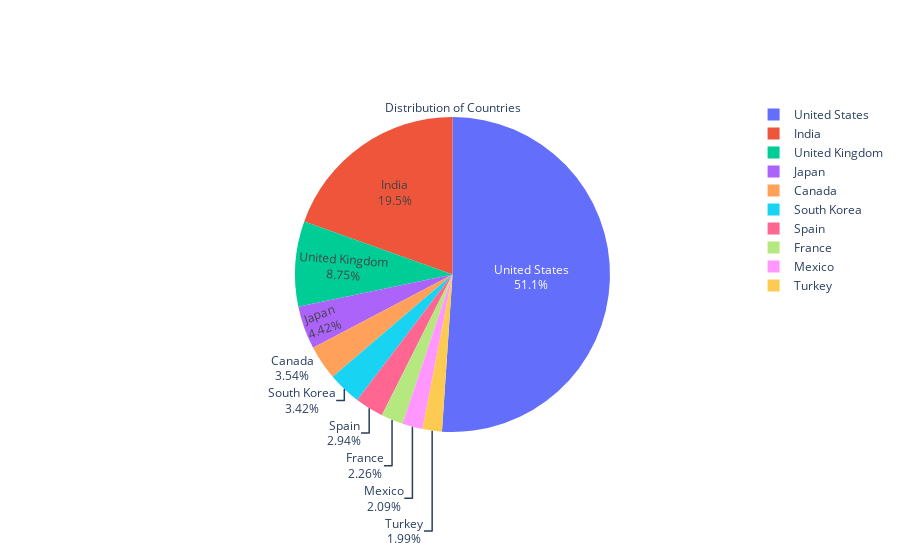

The notebook cell this image was saved under:
### Code cell
top_10 = df['country'].value_counts()[:10]
labels = top_10.index
values = top_10

trace = go.Pie(labels=labels, values=values, title = 'Distribution of Countries',textinfo='percent+label')

iplot([trace])

### Figure 1 — Plotly figure (JSON) as saved in the notebook; plotly's stock layout.template omitted (floating-point values rounded to 4 significant figures)
{"data": [{"labels": ["United States", "India", "United Kingdom", "Japan", "Canada", "South Korea", "Spain", "France", "Mexico", "Turkey"], "textinfo": "percent+label", "title": {"text": "Distribution of Countries"}, "type": "pie", "values": [2032, 777, 348, 176, 141, 136, 117, 90, 83, 79]}], "layout": {}}
